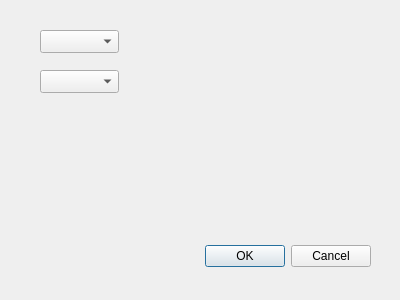
<?xml version="1.0" encoding="UTF-8"?>
<ui version="4.0">
 <class>FormatDialog</class>
 <widget class="QDialog" name="FormatDialog">
  <property name="geometry">
   <rect>
    <x>0</x>
    <y>0</y>
    <width>400</width>
    <height>300</height>
   </rect>
  </property>
  <property name="windowTitle">
   <string>Dialog</string>
  </property>
  <widget class="QDialogButtonBox" name="buttonBox">
   <property name="geometry">
    <rect>
     <x>30</x>
     <y>240</y>
     <width>341</width>
     <height>32</height>
    </rect>
   </property>
   <property name="orientation">
    <enum>Qt::Horizontal</enum>
   </property>
   <property name="standardButtons">
    <set>QDialogButtonBox::Cancel|QDialogButtonBox::Ok</set>
   </property>
  </widget>
  <widget class="QComboBox" name="comboBox">
   <property name="geometry">
    <rect>
     <x>40</x>
     <y>30</y>
     <width>79</width>
     <height>23</height>
    </rect>
   </property>
  </widget>
  <widget class="QComboBox" name="comboBox_2">
   <property name="geometry">
    <rect>
     <x>40</x>
     <y>70</y>
     <width>79</width>
     <height>23</height>
    </rect>
   </property>
  </widget>
 </widget>
 <resources/>
 <connections>
  <connection>
   <sender>buttonBox</sender>
   <signal>accepted()</signal>
   <receiver>FormatDialog</receiver>
   <slot>accept()</slot>
   <hints>
    <hint type="sourcelabel">
     <x>248</x>
     <y>254</y>
    </hint>
    <hint type="destinationlabel">
     <x>157</x>
     <y>274</y>
    </hint>
   </hints>
  </connection>
  <connection>
   <sender>buttonBox</sender>
   <signal>rejected()</signal>
   <receiver>FormatDialog</receiver>
   <slot>reject()</slot>
   <hints>
    <hint type="sourcelabel">
     <x>316</x>
     <y>260</y>
    </hint>
    <hint type="destinationlabel">
     <x>286</x>
     <y>274</y>
    </hint>
   </hints>
  </connection>
 </connections>
</ui>
